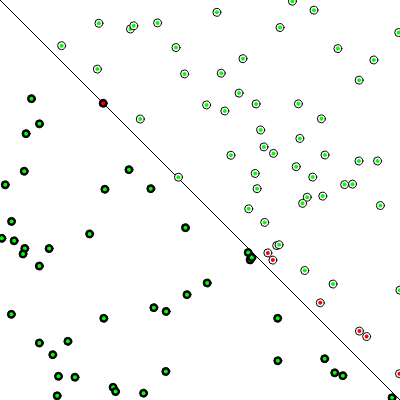
Frame 1 (no input)
Frame 60 (no input): identical to frame 1, image omitted
Frame 120 (the mouse pressed at the canvas centre since frame 60): identical to frame 1, image omitted

The p5.js sketch that drew this single still picture (run headless with seeded random() and noise() and a simulated clock; from frame 60 on, the mouse is pressed at the canvas centre):

// p5.js sketch
// ── sketch.js
// Nov 12 2019
// MOQN


let perceptron;
let points = [];
let epoch = 0;


function setup() {
  createCanvas(400, 400);
  background(0);

  perceptron = new Perceptron();
  for (let i=0; i<100; i++) {
    points[i] = new Point();
  }
  // let input = [1, -0.5];
  // let output = perceptron.predict(input);
  // console.log(output);

}


function draw() {
  background(255);
  stroke(0);
  translate(width/2, height/2);

  line(-width/2, -height/2, width/2, height/2);

  for (p of points) {
    // display the points
    p.display();

    // display the result
    let input = [p.x, p.y];
    let target = p.label;
    let guess = perceptron.predict(input);
    let c = color(255,0,0);
    if (guess == target) {
      c = color(0, 255, 0);
    }
    noStroke();
    fill(c);
    ellipse(p.x, p.y, 4, 4);
  }
}


function keyPressed() {
  for (p of points) {
    let inputs = [p.x, p.y];
    let target = p.label;
    perceptron.train(inputs, target);
  }
  epoch++;
  console.log("Epoch: " + epoch);
  console.table(perceptron.weights);
}


class Perceptron {
  constructor() {
    this.numOfWeights = 2;
    this.weights = [];
    for (let i=0; i<this.numOfWeights; i++) {
      this.weights[i] = random(-1, 1);
    }
    this.learningRate = 0.1;
  }
  predict(inputs) {
    // sum of inputs * weights
    // return label
    let sum = 0;
    for (let i=0; i< this.weights.length; i++) {
      sum += inputs[i] * ( this.weights[i]);
    }
    let output = Math.sign(sum); // -1 or 1
    return output;
  }
  train(input, target) {
    let guess = this.predict(input);
    let error = target - guess;

    // adjust all wieghts
    for (let i=0; i < this.weights.length; i++) {
      this.weights[i] += error * input[i] * this.learningRate;
    }
  }

}


class Point {
  constructor() {
    this.x = random(-width/2, width/2);
    this.y = random(-height/2, height/2);
    this.label;
    // ***
    if (this.x > this.y) {
      this.label = 1;
    } else {
      this.label = -1;
    }
  }
  display() {
    stroke(0);
    if (this.label == 1) {
      fill(255);
    } else {
      fill(0);
    }
    ellipse(this.x, this.y, 8, 8);
  }
}
